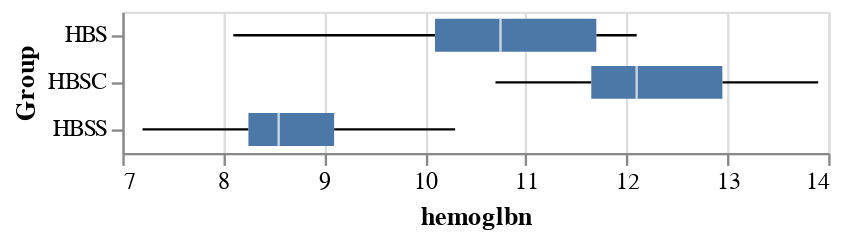

This figure's notebook cell:
### Markdown cell above
#### (a)

### Code cell
(
    alt.Chart(DATA['12.5'])
    .mark_boxplot()
    .encode(
        alt.Y('Group'),
        alt.X('hemoglbn').scale(zero=False))
)

### Figure 1 — Vega-Lite specification as saved in the notebook (floating-point values rounded to 4 significant figures)
{"config": {"view": {"continuousWidth": 300, "continuousHeight": 300}}, "data": {"name": "data-d410dfee9ce56227150cc8d478acc063"}, "mark": {"type": "boxplot"}, "encoding": {"x": {"field": "hemoglbn", "scale": {"zero": false}, "type": "quantitative"}, "y": {"field": "Group", "type": "nominal"}}, "$schema": "https://vega.github.io/schema/vega-lite/v5.16.3.json", "datasets": {"data-d410dfee9ce56227150cc8d478acc063": [{"hemoglbn": 7.2, "Group": "HBSS"}, {"hemoglbn": 7.7, "Group": "HBSS"}, {"hemoglbn": 8.0, "Group": "HBSS"}, {"hemoglbn": 8.1, "Group": "HBSS"}, {"hemoglbn": 8.3, "Group": "HBSS"}, {"hemoglbn": 8.4, "Group": "HBSS"}, {"hemoglbn": 8.4, "Group": "HBSS"}, {"hemoglbn": 8.5, "Group": "HBSS"}, {"hemoglbn": 8.6, "Group": "HBSS"}, {"hemoglbn": 8.7, "Group": "HBSS"}, {"hemoglbn": 9.1, "Group": "HBSS"}, {"hemoglbn": 9.1, "Group": "HBSS"}, {"hemoglbn": 9.1, "Group": "HBSS"}, {"hemoglbn": 9.8, "Group": "HBSS"}, {"hemoglbn": 10.1, "Group": "HBSS"}, {"hemoglbn": 10.3, "Group": "HBSS"}, {"hemoglbn": 8.1, "Group": "HBS"}, {"hemoglbn": 9.2, "Group": "HBS"}, {"hemoglbn": 10.0, "Group": "HBS"}, {"hemoglbn": 10.4, "Group": "HBS"}, {"hemoglbn": 10.6, "Group": "HBS"}, {"hemoglbn": 10.9, "Group": "HBS"}, {"hemoglbn": 11.1, "Group": "HBS"}, {"hemoglbn": 11.9, "Group": "HBS"}, {"hemoglbn": 12.0, "Group": "HBS"}, {"hemoglbn": 12.1, "Group": "HBS"}, {"hemoglbn": 10.7, "Group": "HBSC"}, {"hemoglbn": 11.3, "Group": "HBSC"}, {"hemoglbn": 11.5, "Group": "HBSC"}, {"hemoglbn": 11.6, "Group": "HBSC"}, {"hemoglbn": 11.7, "Group": "HBSC"}, {"hemoglbn": 11.8, "Group": "HBSC"}, {"hemoglbn": 12.0, "Group": "HBSC"}, {"hemoglbn": 12.1, "Group": "HBSC"}, {"hemoglbn": 12.3, "Group": "HBSC"}, {"hemoglbn": 12.6, "Group": "HBSC"}, {"hemoglbn": 12.6, "Group": "HBSC"}, {"hemoglbn": 13.3, "Group": "HBSC"}, {"hemoglbn": 13.3, "Group": "HBSC"}, {"hemoglbn": 13.8, "Group": "HBSC"}, {"hemoglbn": 13.9, "Group": "HBSC"}]}}
